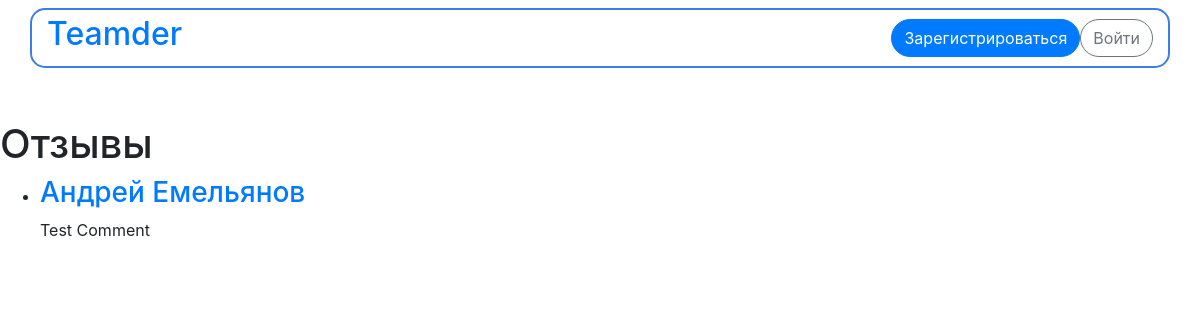
The page /accounts/detail/2/comments on the database as committed earlier.
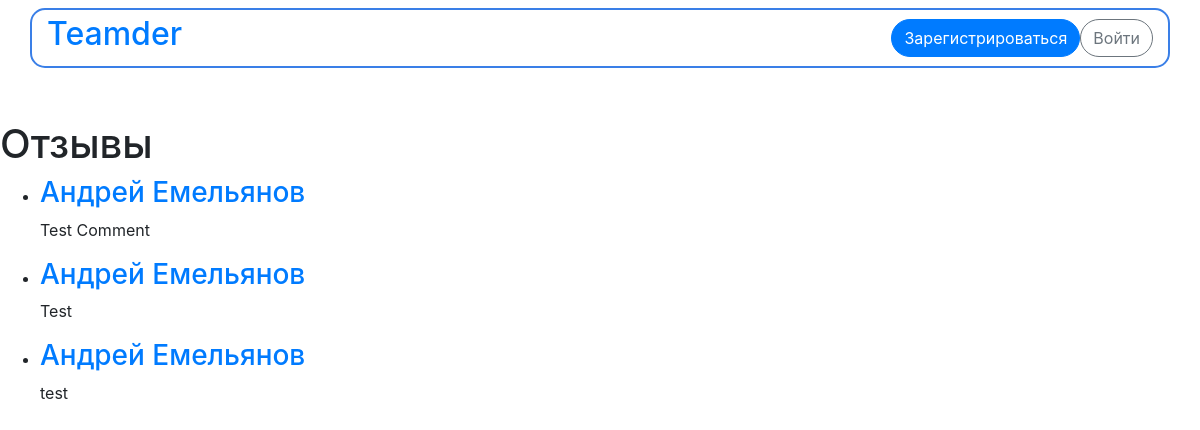
The same page on the database as committed later.
### teamder/apps/user_accounts/models.py (models this page shows, shortened)
class Comment(models.Model):
    sender = models.ForeignKey(get_user_model(), on_delete=models.CASCADE)
    recipient = models.ForeignKey(get_user_model(), on_delete=models.CASCADE, related_name='comments')
    text = models.CharField('Текст отзыва', max_length = 1000)
    mark = models.IntegerField('Оценка')
    class Meta:
        verbose_name = 'Отзыв'
        verbose_name_plural = 'Отзывы'

### teamder/apps/user_accounts/views.py (the view)
# urls.py: path('detail/<int:user_id>/comments', views.comments, name='comments'),
def comments(request, user_id):
    try:
        user = User.objects.get(id=user_id)
    except:
        return Http404('Пользователь не найден!')
    comments_list = user.comments.all()
    context = {
        'comments_list': comments_list,
        'current_user': user
    }
    return render(request, 'user_accounts/comments.html', context)

### teamder/templates/user_accounts/comments.html (shortened to what this page needs)
{% extends "base.html" %}
{% block content %}
<h1>Отзывы</h1>
{% if comments_list %}
	<ul>
		{% for comment in comments_list %}
		<li>
			<h3><a href="{% url 'user_accounts:detail' comment.sender.id%}">{{comment.sender.first_name}} {{comment.sender.last_name}}</a></h3>
			<p>{{comment.text}}</p>
		</li>
		{% endfor %}
	</ul>
{% else %}
	<p>Об этом пользователе еще ни кто не оставил отзыв. Если вам есть что рассказать о нем, вы можете стать первым!</p>
{% endif %}
{% endblock %}

### teamder/templates/base.html (shortened to what this page needs)
<!DOCTYPE html>
<html lang="ru">
<head>
            <link rel="stylesheet" href="https://stackpath.bootstrapcdn.com/bootstrap/4.5.0/css/bootstrap.min.css"
>
</head>
<body>
    {% block header%}
    {% load static %}
    <nav class="navbar navbar-expand-lg fixed-top">
        <div class="container" style="border: 2px solid #3A7FE7; background-color: white; border-radius: 15px">
            <div class="navbar-header">
                <a href="http://127.0.0.1:8000/" class="navbar-brand"> <h2>Teamder</h2> </a>
            </div>
            <div>
                <ul class="nav navbar-nav mr-auto">
                     {% if user.is_authenticated %}
                        {% if user.is_superuser %}
                            <li class="active"><a href="/admin"><button class="btn btn-default">Админка</button></a></li>
                        {% endif %}
                        <li class="active"><a href="{% url 'projects:index' %}"><button class="btn btn-default" style="border-radius: 50px">Проекты</button></a></li>
                        <li class="active"><a href="{% url 'user_accounts:index' %}"><button class="btn btn-default" style="border-radius: 50px">Пользователи</button></a></li>
                        <!--<li class="nav-item dropdown active">
                            <a class="nav-link dropdown-toggle" href="#" id="navbarDropdown" role="button" data-toggle="dropdown" aria-haspopup="true" aria-expanded="false">{{ user.get_username }}</a>
                                <div class="dropdown-menu" aria-labelledby="navbarDropdown">
                                    <a class="dropdown-item" href="{% url 'user_accounts:detail' user.id %}">Мой профиль</a>
                                    <a class="dropdown-item" href="{% url 'user_accounts:notifications' %}">Уведомления</a>
                                    <div class="dropdown-divider"></div>
                                    <a class="dropdown-item" href="{% url 'logout' %}?next={{request.path}}">Выйти</a>
                                </div>
                        </li>-->
                        <li class="active"><a href="{% url 'user_accounts:notifications' %}"><button class="btn btn-default" style="border-radius: 50px">Уведомления</button></a></li>
                        <li class="active"><a href="{% url 'user_accounts:detail' user.id %}"><button class="btn btn-default" style="border-radius: 50px">{{ user.get_username }}</button></a></li>
                        <li class="active"><a href="{% url 'logout' %}?next={{request.path}}"><button class="btn btn-outline-secondary" style="border-radius: 50px">Выйти</button></a></li>
                     {% else %}
                    <li class="active"><a href="{%  url 'user_accounts:register' %}"><button class="btn btn-primary" style="border-radius: 50px">Зарегистрироваться</button></a></li>
                    <li class="active"><a href="{% url 'login' %}?next={{request.path}}"><button class="btn btn-outline-secondary" style="border-radius: 50px">Войти</button></a></li>
                    {% endif %}
                </ul>
            </div>
        </div>
    </nav>
    {% endblock %}
    <br><br><br><br><br>
    {% block content %}{% endblock %}
</body>
</html>

Rows that differ between the two databases and show on the page:
added Comment: sender.first_name "Андрей", sender.last_name "Емельянов", text "Test"
added Comment: sender.first_name "Андрей", sender.last_name "Емельянов", text "test"
